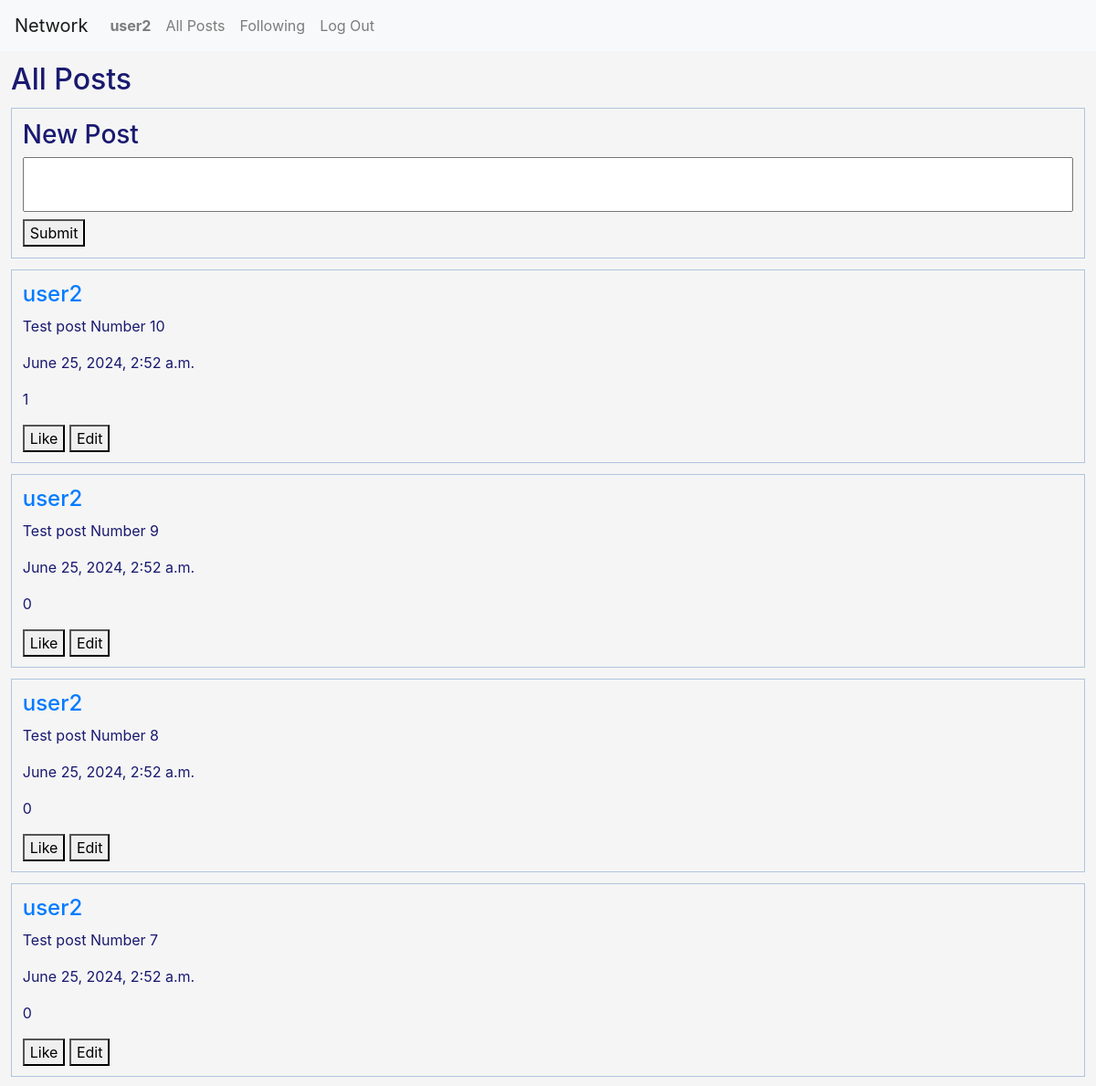
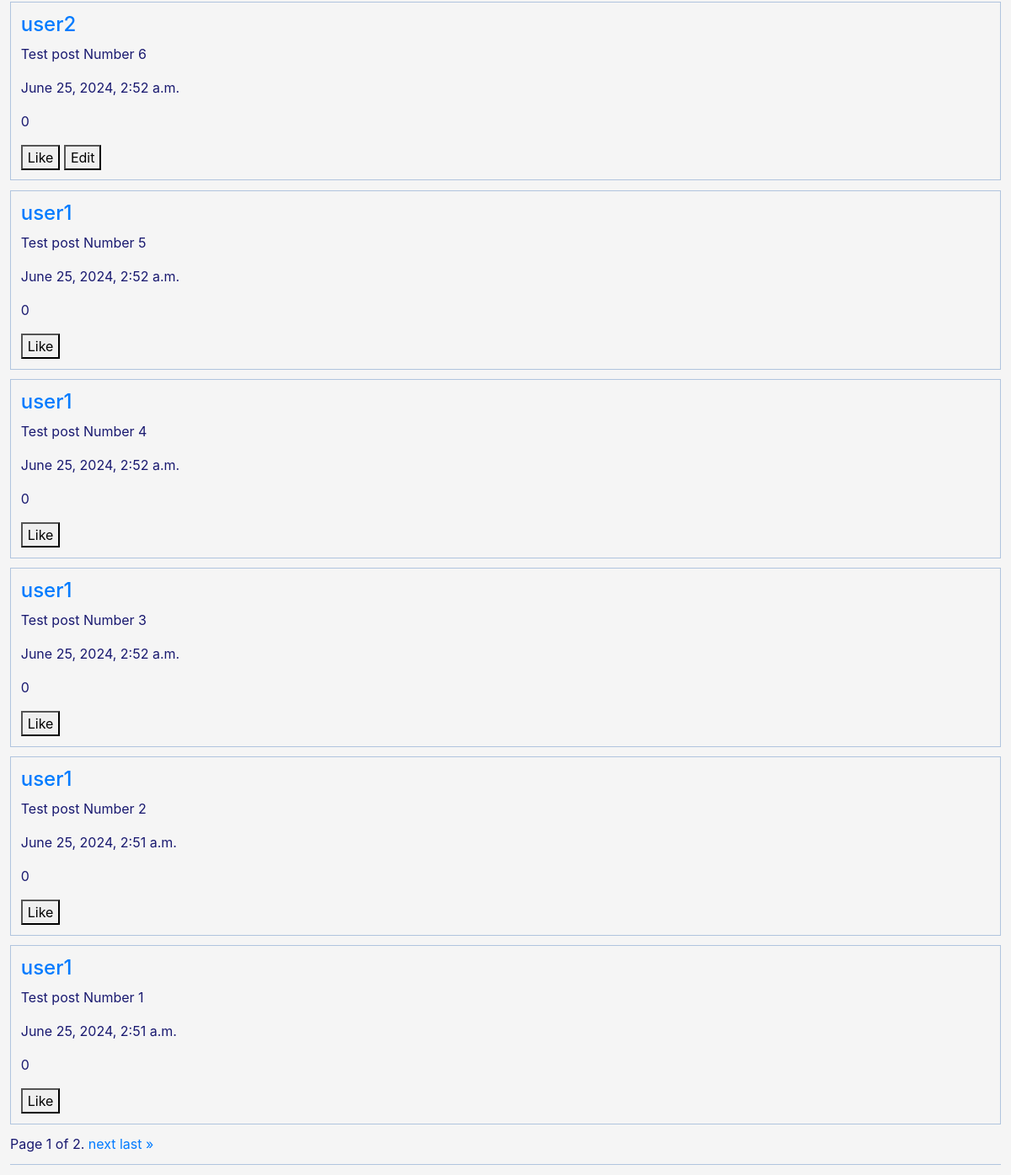
Screenshot of / (signed in) with the database file from the repository (2 pictures, top to bottom).
### network/models.py (models this page shows, shortened)
class User(AbstractUser):
    pass

class Post(models.Model):
    content = models.CharField(max_length=150)
    timestamp = models.DateTimeField(auto_now_add=True)
    author = models.ForeignKey(User, on_delete=models.CASCADE, related_name="posts")

### network/views.py (the view)
# urls.py: path("", views.index, name="index"),
def index(request):
    posts = Post.objects.all().order_by('-timestamp')
    user_likes = Likes.objects.filter(author=request.user).values_list('post', flat=True)
    paginator = Paginator(posts, 10)
    page_number = request.GET.get('page')
    page_obj = paginator.get_page(page_number)
    return render(request, "network/index.html", {
        "posts": posts,
        'page_obj': page_obj,
        "form": NewPostForm(),
        "user_likes": user_likes
    })

### network/views.py
class NewPostForm(forms.Form):
    content = forms.CharField(
        label='Content',
        widget=forms.TextInput(attrs={'size': 100})
    )

### network/templates/network/index.html (shortened to what this page needs)
{% extends "network/layout.html" %}
{% load static %}
{% block body %}
    <div id="index">
        <h2>All Posts</h2>
        {% if user.is_authenticated %}
            <section id="add-post-section">
                <h3>New Post</h3>
                <form action="{% url 'create' %}" id="add-post-form" method="post">
                    <div class="form-field">
                        {{ form.content }}
                    </div>
                    <button type="submit">Submit</button>
                </form>
            </section>
        {% else %}
            <section id="add-post-section">
                <h3>Please sign in or register above to create a post.</h3>
            </section>
        {% endif %}
        <section id="posts-section">
            {% for post in page_obj %}
                <div class="post">
                    <h4><a href="{% url 'profile' post.author.id %}">{{ post.author }}</a></h4>
                    <p id="content-{{ post.id }}">{{ post.content }}</p>
                    <p>{{ post.timestamp }}</p>
                    <p id="likes-{{ post.id }}">{{ post.liked_by.count }}</p>
                    {% if user.is_authenticated %}
                        {% if post.id in user_likes %}
                            <button id="unlike-{{ post.id }}" onClick="unlike({{ post.id }})">Unlike</button>
                        {% else %}
                            <button id="like-{{ post.id }}" onClick="like({{ post.id }})">Like</button>
                        {% endif %}
                        {% if user == post.author %}
                            <button id="post-edit-{{ post.id }}" onClick="editPost({{ post.id }})">Edit</button>
                        {% endif %}
                    {% endif %}
                </div>
            {% endfor %}
            <div class="pagination">
                <span class="step-links">
                    <span class="current">
                        Page {{ page_obj.number }} of {{ page_obj.paginator.num_pages }}.
                    </span>
                    {% if page_obj.has_next %}
                        <a href="?page={{ page_obj.next_page_number }}">next</a>
                        <a href="?page={{ page_obj.paginator.num_pages }}">last &raquo;</a>
                    {% endif %}
                </span>
            </div>
        </section>
    </div>
{% endblock %}

### network/templates/network/layout.html (shortened to what this page needs)
{% load static %}
<!DOCTYPE html>
<html lang="en">
    <head>
        <link rel="stylesheet" href="https://stackpath.bootstrapcdn.com/bootstrap/4.4.1/css/bootstrap.min.css">
        <link href="{% static 'network/styles.css' %}" rel="stylesheet">
    </head>
    <body>
        <nav class="navbar navbar-expand-lg navbar-light bg-light">
            <a class="navbar-brand" href="#">Network</a>
            <div>
              <ul class="navbar-nav mr-auto">
                {% if user.is_authenticated %}
                    <li class="nav-item">
                        <a class="nav-link" href="{% url 'profile' user.id %}"><strong>{{ user.username }}</strong></a>
                    </li>
                {% endif %}
                <li class="nav-item">
                  <a class="nav-link" href="{% url 'index' %}">All Posts</a>
                </li>
                {% if user.is_authenticated %}
                    <li class="nav-item">
                        <a class="nav-link" href="{% url 'following' %}">Following</a>
                    </li>
                    <li class="nav-item">
                        <a class="nav-link" href="{% url 'logout' %}">Log Out</a>
                    </li>
                {% endif %}
              </ul>
            </div>
          </nav>
        <div class="body">
            {% block body %}
            {% endblock %}
        </div>
    </body>
</html>

### network/static/network/styles.css (style rules this page uses)
body { color: midnightblue; background-color: whitesmoke; }
#index { padding: 1%; }
#index #add-post-form #id_content { width: 100%; padding: 16px; margin-bottom: 8px; }
#add-post-section { border: 1px solid lightsteelblue; padding: 1%; margin: 1% 0; }
#posts-section { padding: 0 0 1% 0; border-bottom: 1px solid lightsteelblue; }
.post { border: 1px solid lightsteelblue; padding: 1%; margin: 1% 0; }

### rows the page displays
User: username "user2"
Post: author "user2", content "Test post Number 10", timestamp "June 25, 2024, 2:52 a.m.", liked_by.count "1"
Post: author "user2", content "Test post Number 9", timestamp "June 25, 2024, 2:52 a.m.", liked_by.count "0"
Post: author "user2", content "Test post Number 8", timestamp "June 25, 2024, 2:52 a.m.", liked_by.count "0"
Post: author "user2", content "Test post Number 7", timestamp "June 25, 2024, 2:52 a.m.", liked_by.count "0"
Post: author "user2", content "Test post Number 6", timestamp "June 25, 2024, 2:52 a.m.", liked_by.count "0"
Post: author "user1", content "Test post Number 5", timestamp "June 25, 2024, 2:52 a.m.", liked_by.count "0"
Post: author "user1", content "Test post Number 4", timestamp "June 25, 2024, 2:52 a.m.", liked_by.count "0"
Post: author "user1", content "Test post Number 3", timestamp "June 25, 2024, 2:52 a.m.", liked_by.count "0"
Post: author "user1", content "Test post Number 2", timestamp "June 25, 2024, 2:51 a.m.", liked_by.count "0"
Post: author "user1", content "Test post Number 1", timestamp "June 25, 2024, 2:51 a.m.", liked_by.count "0"

### other values shown
{{ page_obj.number }} "1"
{{ page_obj.paginator.num_pages }} "2"
